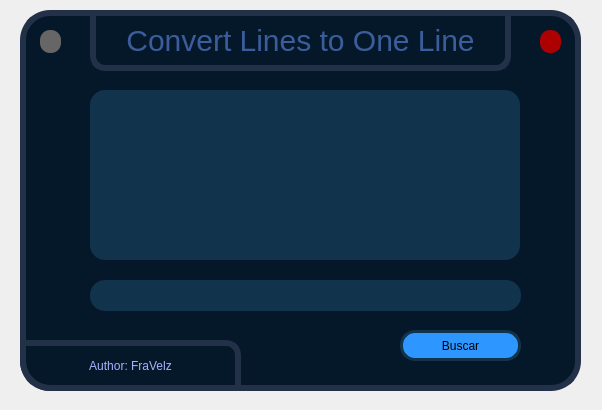
<?xml version="1.0" encoding="UTF-8"?>
<ui version="4.0">
 <class>Form</class>
 <widget class="QWidget" name="Form">
  <property name="geometry">
   <rect>
    <x>0</x>
    <y>0</y>
    <width>602</width>
    <height>410</height>
   </rect>
  </property>
  <property name="windowTitle">
   <string>Alarma</string>
  </property>
  <property name="styleSheet">
   <string notr="true">QFrame#fondo{
	background: #05182a;
	border:6px solid #223048;
	border-radius: 30px;
}

QPushButton#btn_cerrar{
	background: #ac0003;
	border-radius: 10px;
}

QPushButton#btn_cerrar:hover{
	background: #ff0008;
	color: black;
}

QPushButton#btn_minimizar{
	background: #666666;
	border-radius: 10px;
}

QPushButton#btn_minimizar:hover{
	background: #a8a8a8;
}

QLabel#lbl_titulo{
	font: 30px arial;
	border: 6px solid #223048;
    border-bottom-left-radius: 15px;
    border-bottom-right-radius: 15px;
	color: #3b5d9b;
}


QLineEdit#txte_line, QPlainTextEdit#ptxte_lines{
	background: #11334c;
    color: rgb(138, 150, 213);
    border-radius: 15px;
    padding-left: 10px;
}

QPushButton#btn_buscar{
	border: 3px solid #11334c;
	background: #2d96ff;
    border-radius: 15px;
}

QPushButton#btn_cont:hover{
	background: transparent;
	color: #2d96ff;
}

QPushButton#btn_cont:pressed{
	padding-left: 10px;
}

QLabel#lbl_autor{
	border: 6px solid #223048;
    border-bottom-left-radius: 30px;
    border-top-right-radius: 15px;
	color: #a5b3ff;
}</string>
  </property>
  <widget class="QFrame" name="fondo">
   <property name="geometry">
    <rect>
     <x>20</x>
     <y>10</y>
     <width>561</width>
     <height>381</height>
    </rect>
   </property>
   <property name="frameShape">
    <enum>QFrame::StyledPanel</enum>
   </property>
   <property name="frameShadow">
    <enum>QFrame::Raised</enum>
   </property>
   <widget class="QPushButton" name="btn_buscar">
    <property name="geometry">
     <rect>
      <x>380</x>
      <y>320</y>
      <width>121</width>
      <height>31</height>
     </rect>
    </property>
    <property name="text">
     <string>Buscar</string>
    </property>
   </widget>
   <widget class="QLabel" name="lbl_autor">
    <property name="geometry">
     <rect>
      <x>0</x>
      <y>330</y>
      <width>221</width>
      <height>51</height>
     </rect>
    </property>
    <property name="text">
     <string>Author: FraVelz</string>
    </property>
    <property name="alignment">
     <set>Qt::AlignCenter</set>
    </property>
   </widget>
   <widget class="QLabel" name="lbl_titulo">
    <property name="geometry">
     <rect>
      <x>70</x>
      <y>0</y>
      <width>421</width>
      <height>61</height>
     </rect>
    </property>
    <property name="text">
     <string>Convert Lines to One Line</string>
    </property>
    <property name="alignment">
     <set>Qt::AlignCenter</set>
    </property>
   </widget>
   <widget class="QPushButton" name="btn_cerrar">
    <property name="geometry">
     <rect>
      <x>520</x>
      <y>20</y>
      <width>21</width>
      <height>23</height>
     </rect>
    </property>
    <property name="cursor">
     <cursorShape>PointingHandCursor</cursorShape>
    </property>
    <property name="text">
     <string/>
    </property>
   </widget>
   <widget class="QPushButton" name="btn_minimizar">
    <property name="geometry">
     <rect>
      <x>20</x>
      <y>20</y>
      <width>21</width>
      <height>23</height>
     </rect>
    </property>
    <property name="cursor">
     <cursorShape>PointingHandCursor</cursorShape>
    </property>
    <property name="text">
     <string/>
    </property>
   </widget>
   <widget class="QLineEdit" name="txte_line">
    <property name="geometry">
     <rect>
      <x>70</x>
      <y>270</y>
      <width>431</width>
      <height>31</height>
     </rect>
    </property>
    <property name="text">
     <string/>
    </property>
   </widget>
   <widget class="QPlainTextEdit" name="ptxte_lines">
    <property name="geometry">
     <rect>
      <x>70</x>
      <y>80</y>
      <width>430</width>
      <height>170</height>
     </rect>
    </property>
   </widget>
  </widget>
 </widget>
 <resources/>
 <connections>
  <connection>
   <sender>btn_minimizar</sender>
   <signal>clicked()</signal>
   <receiver>Form</receiver>
   <slot>showMinimized()</slot>
   <hints>
    <hint type="sourcelabel">
     <x>42</x>
     <y>43</y>
    </hint>
    <hint type="destinationlabel">
     <x>-17</x>
     <y>43</y>
    </hint>
   </hints>
  </connection>
  <connection>
   <sender>btn_cerrar</sender>
   <signal>clicked()</signal>
   <receiver>Form</receiver>
   <slot>close()</slot>
   <hints>
    <hint type="sourcelabel">
     <x>548</x>
     <y>41</y>
    </hint>
    <hint type="destinationlabel">
     <x>610</x>
     <y>41</y>
    </hint>
   </hints>
  </connection>
 </connections>
</ui>
